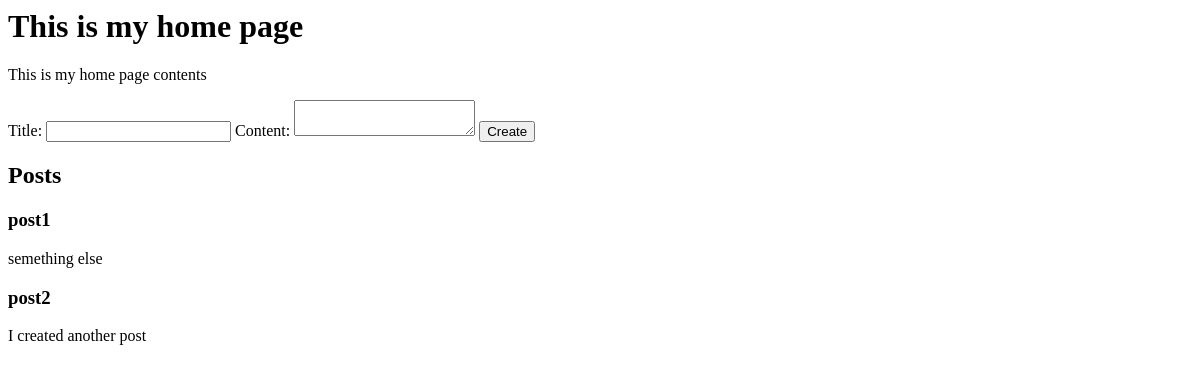
The app's page /, older data.
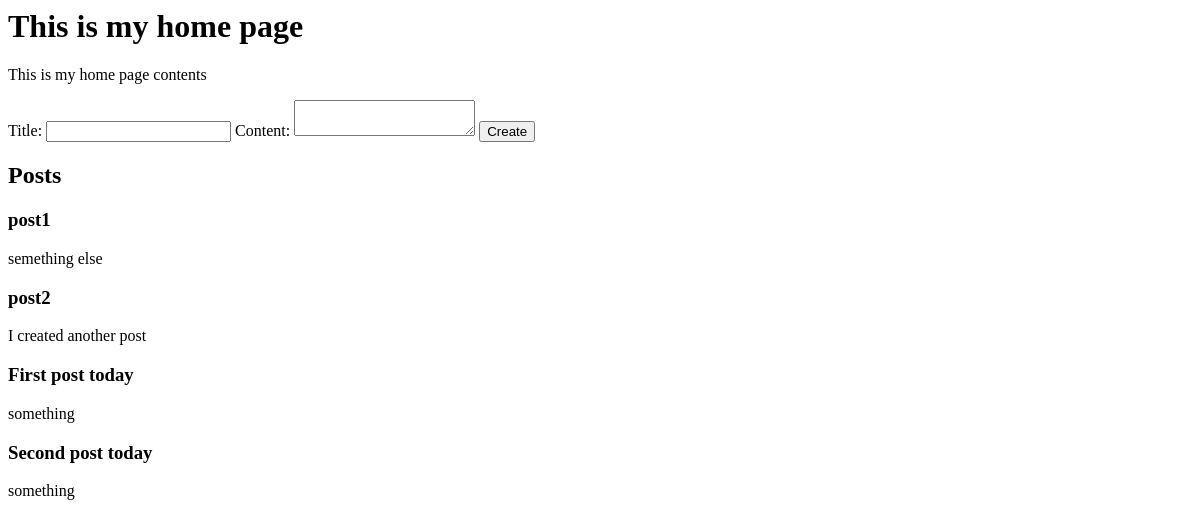
The same page, newer data.
### lesson/models.py (models this page shows, shortened)
class BaseModel(models.Model):
    created_at = models.DateTimeField(auto_now_add=True)
    updated_at = models.DateTimeField(auto_now=True)
    class Meta:
        abstract = True

class Post(BaseModel):
    title = models.CharField(max_length=100)
    content = models.TextField()
    header_image = models.ImageField(null=True, blank=True, upload_to="images/")
    snippet = models.CharField(max_length=255, default="")
    author = models.ForeignKey(User, on_delete=models.CASCADE)
    category = models.ForeignKey(Category, on_delete=models.SET_NULL, null=True)
    likes = models.ManyToManyField(User, related_name="blog_posts")

### lesson/views.py (the view)
# urls.py: path('', index, name='index'),
def index(request):
    if request.method == 'POST':
        title = request.POST['title']
        content = request.POST['content']
        Post.objects.create(title=title, content=content)
    posts = Post.objects.all()
    return render(request,
                  'index.html',
                  {'posts': posts})

### templates/index.html (shortened to what this page needs)
<html>
<head>
</head>
<body>
<h1>This is my home page</h1>
<p>This is my home page contents</p>
<form method="post"
      action="{% url 'index' %}">
    Title: <input name="title">
    Content: <textarea name="content"></textarea>
    <input type="submit" value="Create">
</form>
<h2>Posts</h2>
{% for post in posts %}
    <h3>{{ post.title }}</h3>
    <p>{{ post.content }}</p>
{% endfor %}
</body>
</html>

Row changes from the older to the newer data that the page shows:
added Post: title "First post today", content "something"
added Post: title "Second post today", content "something"
